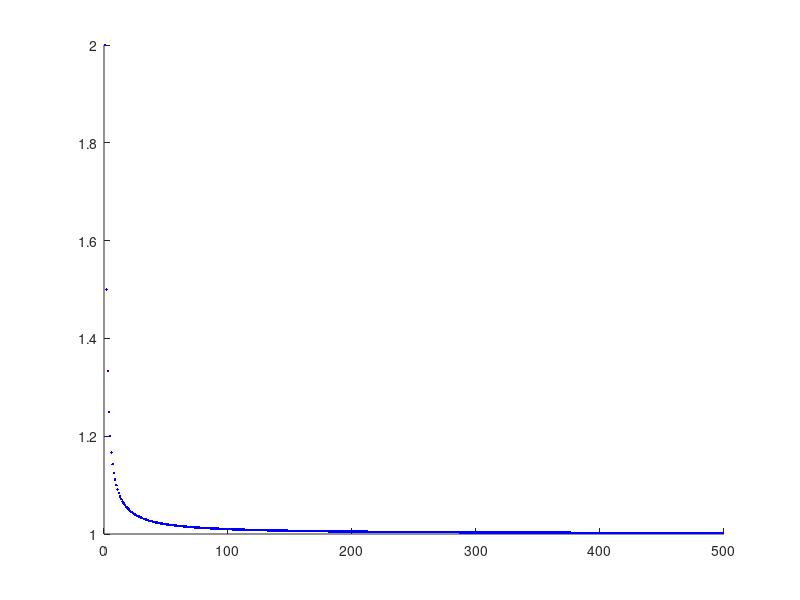

MATLAB code for this plot:
% Szomszédos elemek hatványai - paros szamok
% V1.1 - 2020.12.25.

clc, clear

an=0
n=0
i=0

hold on

for n = 1:1000
    if mod(n,2) == 0
        i=i+1
        an(i)=n
    end
    
end


for n = 1:(i-1)
    plot(n,(an(n+1)/an(n)),'b.')
    %drawnow
end